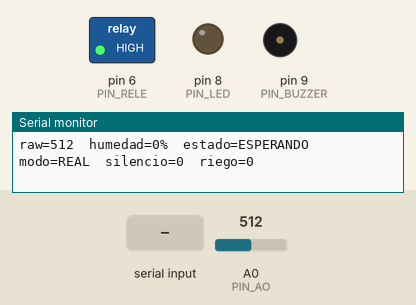
Recording of a sketch running on a simulated Arduino Uno, built with avr-gcc and run on an emulated ATmega328P. Parts: switched loads named in the sketch (green lamp = pin HIGH), output pins drawn as LEDs (lit = HIGH), buzzer (waves = sounding, pin HIGH), the last lines printed to the serial monitor. Inputs (shaded band) come from the test bench; at power-on: A0 (PIN_AO) = 512.

Above: at 1.2 s.
1.3 s: "1\n" received over Serial
At 2.5 s:
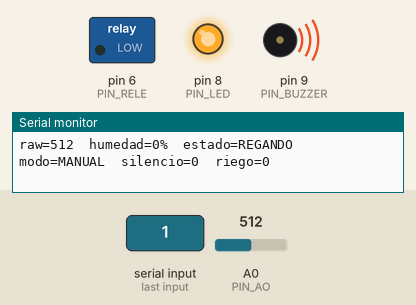
2.8 s: "S90\n" received over Serial
At 3.7 s:
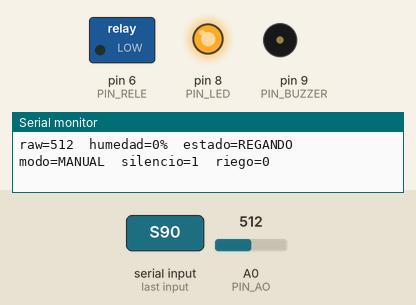
4.3 s: A0 (PIN_AO) set to 293
5.8 s: A0 (PIN_AO) set to 260
8.8 s: "A90\n" received over Serial
At 9.5 s:
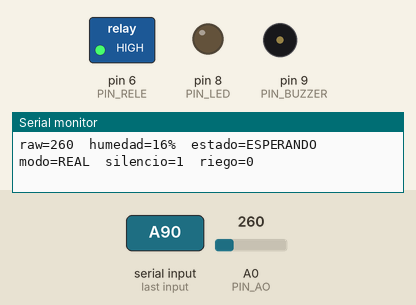
Timing chart, 0 to 11.3 s (numbered marks = the images above; inputs shaded):
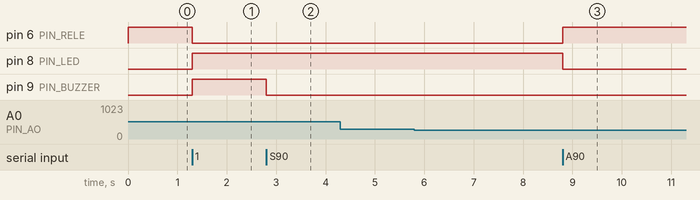

The sketch:

sensor_humedad.ino
```cpp
const int PIN_AO = A0;
const int PIN_RELE = 6;
const int PIN_LED = 8;
const int PIN_BUZZER = 9;

// Calibracion real anterior
const int SECO = 305;
const int MOJADO = 33;

// Umbrales de humedad
const int UMBRAL_ENCENDER = 35;
const int UMBRAL_APAGAR = 55;

// Ajustar segun el comportamiento del rele
const int RELE_ON = LOW;
const int RELE_OFF = HIGH;

// Riego por pulsos: bomba PULSO_MS encendida, ESPERA_MS apagada para que el agua llegue
// al sensor; si sigue bajo UMBRAL_APAGAR, otro pulso.
const unsigned long PULSO_MS = 5000;
const unsigned long ESPERA_MS = 5000;
enum Fase { LIBRE, PULSO, ESPERA };
Fase fase = LIBRE;
unsigned long tFase = 0;

// true: el riego automatico empieza al encender el Arduino.
// false: espera a que lo inicies desde el panel (comando E).
const bool INICIAR_AL_ENCENDER = false;
bool habilitado = INICIAR_AL_ENCENDER;

bool regando = false;

// Control desde el panel web (por serie)
int simPct = -1;  // >=0: humedad simulada en vez del sensor
bool silencio = false;  // buzzer silenciado
int manual = -1;  // -1 auto, 0 forzada apagada, 1 forzada encendida

// Comandos (una linea cada uno): H<n> humedad simulada, R sensor real, A auto, 1 bomba on, 0 bomba off, S silenciar buzzer, V buzzer activo, E iniciar riego automatico, D detenerlo
bool leerComandos() {
  static char buf[8];
  static byte n = 0;
  bool hubo = false;
  while (Serial.available()) {
    char c = Serial.read();
    if (c != '\n' && c != '\r') {
      if (n < sizeof(buf) - 1) buf[n++] = c;
      continue;
    }
    if (n == 0) continue;
    buf[n] = 0;
    n = 0;
    if (buf[0] == 'H') simPct = constrain(atoi(buf + 1), 0, 100);
    else if (buf[0] == 'R') simPct = -1;
    else if (buf[0] == 'A') manual = -1;
    else if (buf[0] == '1') manual = 1;
    else if (buf[0] == '0') manual = 0;
    else if (buf[0] == 'S') silencio = true;
    else if (buf[0] == 'V') silencio = false;
    else if (buf[0] == 'E') habilitado = true;
    else if (buf[0] == 'D') habilitado = false;
    else continue;
    hubo = true;
  }
  return hubo;
}

void setup() {
  Serial.begin(9600);

  pinMode(PIN_RELE, OUTPUT);
  pinMode(PIN_LED, OUTPUT);
  pinMode(PIN_BUZZER, OUTPUT);

  digitalWrite(PIN_RELE, RELE_OFF);
  digitalWrite(PIN_LED, LOW);
  digitalWrite(PIN_BUZZER, LOW);

  Serial.println("Sistema de riego automatico iniciado");
}

void loop() {
  int raw = analogRead(PIN_AO);

  int pct = simPct >= 0 ? simPct : constrain(
    map(raw, SECO, MOJADO, 0, 100),
    0,
    100
  );

  // Control por pulsos con histeresis (solo si el riego automatico esta iniciado)
  unsigned long ahora = millis();
  if (!habilitado) {
    fase = LIBRE;
  } else if (fase == LIBRE && pct < UMBRAL_ENCENDER) {
    fase = PULSO; tFase = ahora;
  } else if (fase == PULSO && pct >= UMBRAL_APAGAR) {
    fase = LIBRE;
  } else if (fase == PULSO && ahora - tFase >= PULSO_MS) {
    fase = ESPERA; tFase = ahora;
  } else if (fase == ESPERA && ahora - tFase >= ESPERA_MS) {
    if (pct >= UMBRAL_APAGAR) fase = LIBRE;
    else { fase = PULSO; tFase = ahora; }
  }
  regando = (fase == PULSO);

  // Forzado manual desde el panel
  if (manual >= 0) regando = (manual == 1);

  // Control de actuadores
  digitalWrite(PIN_RELE, regando ? RELE_ON : RELE_OFF);
  digitalWrite(PIN_LED, regando ? HIGH : LOW);
  digitalWrite(PIN_BUZZER, regando && !silencio ? HIGH : LOW);

  // Monitor serial
  Serial.print("raw=");
  Serial.print(raw);

  Serial.print("  humedad=");
  Serial.print(pct);
  Serial.print("%");

  Serial.print("  estado=");
  Serial.print(regando ? "REGANDO" : "ESPERANDO");

  Serial.print("  modo=");
  Serial.print(manual >= 0 ? "MANUAL" : simPct >= 0 ? "SIM" : "REAL");

  Serial.print("  silencio=");
  Serial.print(silencio ? 1 : 0);

  Serial.print("  riego=");
  Serial.println(habilitado ? 1 : 0);

  // Espera 100 ms, pero sale antes si llega un comando
  unsigned long t = millis();
  while (millis() - t < 100 && !leerComandos());
}
```

Measured:
- after the input at 1.3 s, pin 6 (PIN_RELE): HIGH → LOW at once; pin 8 (PIN_LED), pin 9 (PIN_BUZZER): LOW → HIGH at once
- after the input at 2.8 s, pin 9 (PIN_BUZZER): HIGH → LOW at once
- after the input at 8.8 s, pin 6 (PIN_RELE): LOW → HIGH at once; pin 8 (PIN_LED): HIGH → LOW at once
